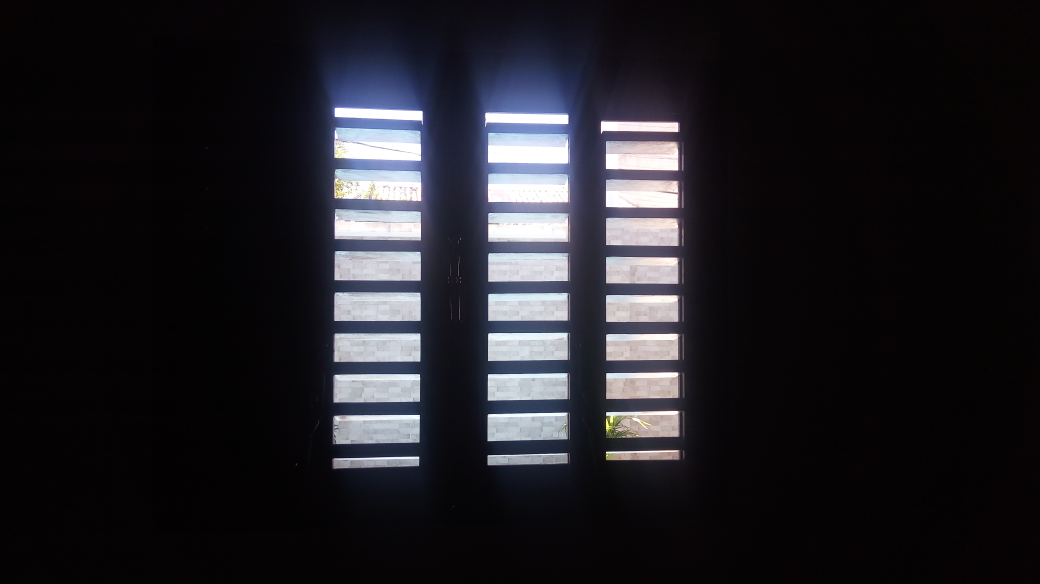
//> input picture DCA0445-PROCESSAMENTO-DIGITAL-DE-IMAGENS/Unidade_2/Filtragem no Domínio da Frequência - Filtro Homomórfico/Janela_escura.jpg, 4160 x 2336 px (shown at 1/4 size)
$ ./cannypoints '../Filtragem no Domínio da Frequência - Filtro Homomórfico/Janela_escura.jpg'   (built with g++ and OpenCV 4)
//> lines starting //> are read from the running program, lines starting //| are printed output that depends on the picture
#include <iostream>
#include <opencv2/opencv.hpp>
#include <fstream>
#include <iomanip>
#include <vector>
#include <algorithm>
#include <numeric>
#include <ctime>
#include <cstdlib>

using namespace std;
using namespace cv;

#define STEP 5
#define JITTER 3
#define RAIO 3
#define CV_LOAD_IMAGE_GRAYSCALE 0
#define CV_AA 16

int main(int argc, char** argv){
  vector<int> yrange;
  vector<int> xrange;

  Mat image, frame, points;
  int width, height, gray;
  int x, y;

  image= imread(argv[1],CV_LOAD_IMAGE_GRAYSCALE);
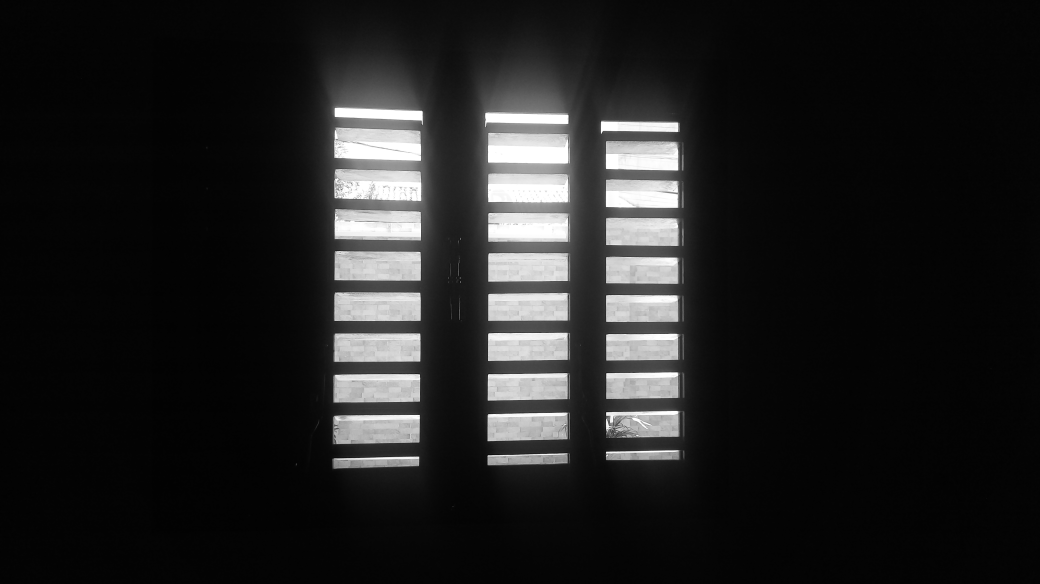
//> image: 2336 rows x 4160 cols, CV_8UC1 (shown at 1/4 size); min 0, max 255, mean 32.8

  srand(time(0));

  if(!image.data){
	cout << "nao abriu" << argv[1] << endl;
    cout << argv[0] << " imagem.jpg";
    exit(0);
  }

  width=image.size().width;
//> width = 4160
  height=image.size().height;
//> height = 2336

  xrange.resize(height/STEP);
//> xrange = 467 values from 0 to 0
  yrange.resize(width/STEP);
//> yrange = 832 values from 0 to 0

  iota(xrange.begin(), xrange.end(), 0);
//> xrange = 467 values from 0 to 466
  iota(yrange.begin(), yrange.end(), 0);
//> yrange = 832 values from 0 to 831

  for(uint i=0; i<xrange.size(); i++){
    xrange[i]= xrange[i]*STEP+STEP/2;
  }
//> after the loop, xrange = 467 values from 2 to 2332

  for(uint i=0; i<yrange.size(); i++){
    yrange[i]= yrange[i]*STEP+STEP/2;
  }

  points = Mat(height, width, CV_8U, Scalar(255));

  random_shuffle(xrange.begin(), xrange.end());

  for(auto i : xrange){
    random_shuffle(yrange.begin(), yrange.end());
    for(auto j : yrange){
      x = i+rand()%(2*JITTER)-JITTER+1;
      y = j+rand()%(2*JITTER)-JITTER+1;
      gray = image.at<uchar>(x,y);
      circle(points,
             cv::Point(y,x),
             6,
             CV_RGB(gray,gray,gray),
             -1,
             CV_AA);
    }
  }
  imwrite("pontos_result.jpg", points);

    Mat blur, border;

    Canny(image, border, 5,25, 5);
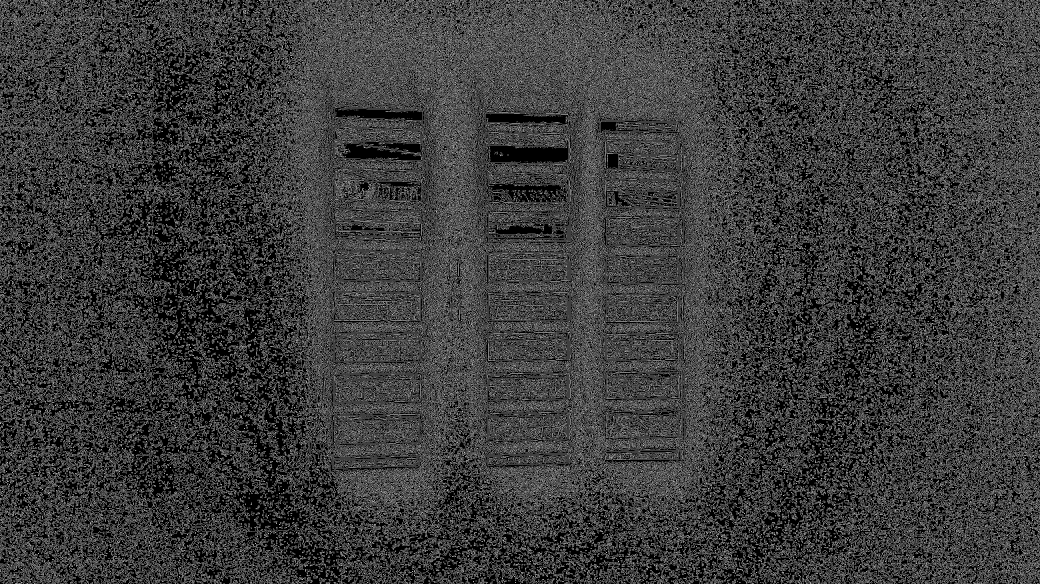
//> border: 2336 rows x 4160 cols, CV_8UC1 (shown at 1/4 size); 23.6% white in thin lines or dots

    imwrite("cannyborders_result.png", border);

    for (int j = 0; j< height; j++){
      for(int k = 0; k < width; k++){
        if(border.at<uchar>(j,k)>0){
                gray = image.at<uchar>(j,k);
                circle(points, Point(k,j),4,CV_RGB(gray,gray,gray),-1,CV_AA);
                }
      }
    }
//> this loop made 2336 passes
//> gray on passes 1 to 3: 4, 4, 4
//> after the loop, gray = 3
  imwrite("cannypoints_result.png", points);

return 0;
}
